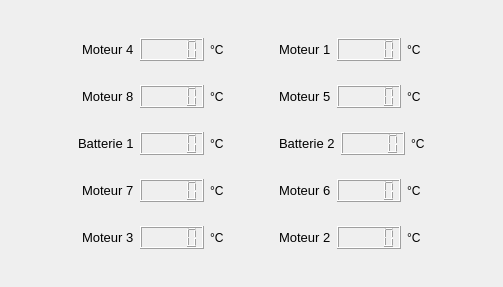
      <widget class="QWidget" name="tab_8">
       <attribute name="title">
        <string>Temperature</string>
       </attribute>
       <layout class="QHBoxLayout" name="horizontalLayout_14">
        <item>
         <widget class="QWidget" name="widget_4" native="true">
          <layout class="QHBoxLayout" name="horizontalLayout_27">
           <item>
            <widget class="QWidget" name="widget_27" native="true">
             <property name="maximumSize">
              <size>
               <width>300</width>
               <height>16777215</height>
              </size>
             </property>
             <layout class="QVBoxLayout" name="verticalLayout_6">
              <item>
               <widget class="QWidget" name="widget_28" native="true">
                <property name="maximumSize">
                 <size>
                  <width>16777215</width>
                  <height>16777215</height>
                 </size>
                </property>
                <layout class="QHBoxLayout" name="horizontalLayout_28">
                 <item>
                  <spacer name="horizontalSpacer_21">
                   <property name="orientation">
                    <enum>Qt::Horizontal</enum>
                   </property>
                   <property name="sizeHint" stdset="0">
                    <size>
                     <width>40</width>
                     <height>20</height>
                    </size>
                   </property>
                  </spacer>
                 </item>
                 <item>
                  <widget class="QLabel" name="M4_3">
                   <property name="maximumSize">
                    <size>
                     <width>60</width>
                     <height>33</height>
                    </size>
                   </property>
                   <property name="font">
                    <font>
                     <pointsize>10</pointsize>
                    </font>
                   </property>
                   <property name="text">
                    <string>Moteur 4</string>
                   </property>
                  </widget>
                 </item>
                 <item>
                  <widget class="QLCDNumber" name="TempM4">
                   <property name="minimumSize">
                    <size>
                     <width>0</width>
                     <height>0</height>
                    </size>
                   </property>
                   <property name="maximumSize">
                    <size>
                     <width>78</width>
                     <height>37</height>
                    </size>
                   </property>
                  </widget>
                 </item>
                 <item>
                  <widget class="QLabel" name="label_131">
                   <property name="maximumSize">
                    <size>
                     <width>60</width>
                     <height>16777215</height>
                    </size>
                   </property>
                   <property name="text">
                    <string>°C</string>
                   </property>
                  </widget>
                 </item>
                </layout>
               </widget>
              </item>
              <item>
               <widget class="QWidget" name="widget_29" native="true">
                <property name="maximumSize">
                 <size>
                  <width>16777215</width>
                  <height>16777215</height>
                 </size>
                </property>
                <layout class="QHBoxLayout" name="horizontalLayout_29">
                 <item>
                  <spacer name="horizontalSpacer_22">
                   <property name="orientation">
                    <enum>Qt::Horizontal</enum>
                   </property>
                   <property name="sizeHint" stdset="0">
                    <size>
                     <width>40</width>
                     <height>20</height>
                    </size>
                   </property>
                  </spacer>
                 </item>
                 <item>
                  <widget class="QLabel" name="M8_3">
                   <property name="maximumSize">
                    <size>
                     <width>60</width>
                     <height>33</height>
                    </size>
                   </property>
                   <property name="font">
                    <font>
                     <pointsize>10</pointsize>
                    </font>
                   </property>
                   <property name="text">
                    <string>Moteur 8</string>
                   </property>
                  </widget>
                 </item>
                 <item>
                  <widget class="QLCDNumber" name="TempM8">
                   <property name="minimumSize">
                    <size>
                     <width>0</width>
                     <height>0</height>
                    </size>
                   </property>
                   <property name="maximumSize">
                    <size>
                     <width>78</width>
                     <height>37</height>
                    </size>
                   </property>
                  </widget>
                 </item>
                 <item>
                  <widget class="QLabel" name="label_133">
                   <property name="maximumSize">
                    <size>
                     <width>60</width>
                     <height>16777215</height>
                    </size>
                   </property>
                   <property name="text">
                    <string>°C</string>
                   </property>
                  </widget>
                 </item>
                </layout>
               </widget>
              </item>
              <item>
               <widget class="QWidget" name="widget_30" native="true">
                <property name="maximumSize">
                 <size>
                  <width>16777215</width>
                  <height>16777215</height>
                 </size>
                </property>
                <layout class="QHBoxLayout" name="horizontalLayout_30">
                 <item>
                  <spacer name="horizontalSpacer_23">
                   <property name="orientation">
                    <enum>Qt::Horizontal</enum>
                   </property>
                   <property name="sizeHint" stdset="0">
                    <size>
                     <width>40</width>
                     <height>20</height>
                    </size>
                   </property>
                  </spacer>
                 </item>
                 <item>
                  <widget class="QLabel" name="label_134">
                   <property name="maximumSize">
                    <size>
                     <width>70</width>
                     <height>33</height>
                    </size>
                   </property>
                   <property name="font">
                    <font>
                     <pointsize>10</pointsize>
                    </font>
                   </property>
                   <property name="text">
                    <string>Batterie 1</string>
                   </property>
                  </widget>
                 </item>
                 <item>
                  <widget class="QLCDNumber" name="TempB1">
                   <property name="minimumSize">
                    <size>
                     <width>0</width>
                     <height>0</height>
                    </size>
                   </property>
                   <property name="maximumSize">
                    <size>
                     <width>78</width>
                     <height>37</height>
                    </size>
                   </property>
                  </widget>
                 </item>
                 <item>
                  <widget class="QLabel" name="label_135">
                   <property name="maximumSize">
                    <size>
                     <width>60</width>
                     <height>16777215</height>
                    </size>
                   </property>
                   <property name="text">
                    <string>°C</string>
                   </property>
                  </widget>
                 </item>
                </layout>
               </widget>
              </item>
              <item>
               <widget class="QWidget" name="widget_31" native="true">
                <property name="maximumSize">
                 <size>
                  <width>16777215</width>
                  <height>16777215</height>
                 </size>
                </property>
                <layout class="QHBoxLayout" name="horizontalLayout_31">
                 <item>
                  <spacer name="horizontalSpacer_24">
                   <property name="orientation">
                    <enum>Qt::Horizontal</enum>
                   </property>
                   <property name="sizeHint" stdset="0">
                    <size>
                     <width>40</width>
                     <height>20</height>
                    </size>
                   </property>
                  </spacer>
                 </item>
                 <item>
                  <widget class="QLabel" name="M7_3">
                   <property name="maximumSize">
                    <size>
                     <width>60</width>
                     <height>33</height>
                    </size>
                   </property>
                   <property name="font">
                    <font>
                     <pointsize>10</pointsize>
                    </font>
                   </property>
                   <property name="text">
                    <string>Moteur 7</string>
                   </property>
                  </widget>
                 </item>
                 <item>
                  <widget class="QLCDNumber" name="TempM7">
                   <property name="minimumSize">
                    <size>
                     <width>0</width>
                     <height>0</height>
                    </size>
                   </property>
                   <property name="maximumSize">
                    <size>
                     <width>78</width>
                     <height>37</height>
                    </size>
                   </property>
                  </widget>
                 </item>
                 <item>
                  <widget class="QLabel" name="label_137">
                   <property name="maximumSize">
                    <size>
                     <width>60</width>
                     <height>16777215</height>
                    </size>
                   </property>
                   <property name="text">
                    <string>°C</string>
                   </property>
                  </widget>
                 </item>
                </layout>
               </widget>
              </item>
              <item>
               <widget class="QWidget" name="widget_32" native="true">
                <property name="maximumSize">
                 <size>
                  <width>16777215</width>
                  <height>16777215</height>
                 </size>
                </property>
                <layout class="QHBoxLayout" name="horizontalLayout_32">
                 <item>
                  <spacer name="horizontalSpacer_25">
                   <property name="orientation">
                    <enum>Qt::Horizontal</enum>
                   </property>
                   <property name="sizeHint" stdset="0">
                    <size>
                     <width>40</width>
                     <height>20</height>
                    </size>
                   </property>
                  </spacer>
                 </item>
                 <item>
                  <widget class="QLabel" name="M3_3">
                   <property name="maximumSize">
                    <size>
                     <width>60</width>
                     <height>33</height>
                    </size>
                   </property>
                   <property name="font">
                    <font>
                     <pointsize>10</pointsize>
                    </font>
                   </property>
                   <property name="text">
                    <string>Moteur 3</string>
                   </property>
                  </widget>
                 </item>
                 <item>
                  <widget class="QLCDNumber" name="TempM3">
                   <property name="minimumSize">
                    <size>
                     <width>0</width>
                     <height>0</height>
                    </size>
                   </property>
                   <property name="maximumSize">
                    <size>
                     <width>78</width>
                     <height>37</height>
                    </size>
                   </property>
                  </widget>
                 </item>
                 <item>
                  <widget class="QLabel" name="label_139">
                   <property name="maximumSize">
                    <size>
                     <width>60</width>
                     <height>16777215</height>
                    </size>
                   </property>
                   <property name="text">
                    <string>°C</string>
                   </property>
                  </widget>
                 </item>
                </layout>
               </widget>
              </item>
             </layout>
            </widget>
           </item>
           <item>
            <widget class="QLabel" name="label_3">
             <property name="enabled">
              <bool>true</bool>
             </property>
             <property name="sizePolicy">
              <sizepolicy hsizetype="Expanding" vsizetype="Minimum">
               <horstretch>0</horstretch>
               <verstretch>0</verstretch>
              </sizepolicy>
             </property>
             <property name="maximumSize">
              <size>
               <width>282</width>
               <height>400</height>
              </size>
             </property>
             <property name="text">
              <string/>
             </property>
             <property name="pixmap">
              <pixmap>AUV8.1_Top_filaire_transparent_Rotate.png</pixmap>
             </property>
             <property name="scaledContents">
              <bool>true</bool>
             </property>
            </widget>
           </item>
           <item>
            <widget class="QWidget" name="widget_80" native="true">
             <property name="minimumSize">
              <size>
               <width>0</width>
               <height>0</height>
              </size>
             </property>
             <property name="maximumSize">
              <size>
               <width>300</width>
               <height>16651616</height>
              </size>
             </property>
             <layout class="QVBoxLayout" name="verticalLayout_7">
              <item>
               <widget class="QWidget" name="widget_33" native="true">
                <layout class="QHBoxLayout" name="horizontalLayout_33">
                 <item>
                  <widget class="QLabel" name="M1_3">
                   <property name="maximumSize">
                    <size>
                     <width>60</width>
                     <height>33</height>
                    </size>
                   </property>
                   <property name="font">
                    <font>
                     <pointsize>10</pointsize>
                    </font>
                   </property>
                   <property name="text">
                    <string>Moteur 1</string>
                   </property>
                  </widget>
                 </item>
                 <item>
                  <widget class="QLCDNumber" name="TempM1">
                   <property name="minimumSize">
                    <size>
                     <width>0</width>
                     <height>0</height>
                    </size>
                   </property>
                   <property name="maximumSize">
                    <size>
                     <width>78</width>
                     <height>37</height>
                    </size>
                   </property>
                  </widget>
                 </item>
                 <item>
                  <widget class="QLabel" name="label_141">
                   <property name="minimumSize">
                    <size>
                     <width>0</width>
                     <height>0</height>
                    </size>
                   </property>
                   <property name="maximumSize">
                    <size>
                     <width>60</width>
                     <height>16777215</height>
                    </size>
                   </property>
                   <property name="text">
                    <string>°C</string>
                   </property>
                  </widget>
                 </item>
                 <item>
                  <spacer name="horizontalSpacer_26">
                   <property name="orientation">
                    <enum>Qt::Horizontal</enum>
                   </property>
                   <property name="sizeHint" stdset="0">
                    <size>
                     <width>40</width>
                     <height>20</height>
                    </size>
                   </property>
                  </spacer>
                 </item>
                </layout>
               </widget>
              </item>
              <item>
               <widget class="QWidget" name="widget_34" native="true">
                <layout class="QHBoxLayout" name="horizontalLayout_34">
                 <item>
                  <widget class="QLabel" name="M5_3">
                   <property name="maximumSize">
                    <size>
                     <width>60</width>
                     <height>33</height>
                    </size>
                   </property>
                   <property name="font">
                    <font>
                     <pointsize>10</pointsize>
                    </font>
                   </property>
                   <property name="text">
                    <string>Moteur 5</string>
                   </property>
                  </widget>
                 </item>
                 <item>
                  <widget class="QLCDNumber" name="TempM5">
                   <property name="minimumSize">
                    <size>
                     <width>0</width>
                     <height>0</height>
                    </size>
                   </property>
                   <property name="maximumSize">
                    <size>
                     <width>78</width>
                     <height>37</height>
                    </size>
                   </property>
                  </widget>
                 </item>
                 <item>
                  <widget class="QLabel" name="label_143">
                   <property name="minimumSize">
                    <size>
                     <width>0</width>
                     <height>0</height>
                    </size>
                   </property>
                   <property name="maximumSize">
                    <size>
                     <width>60</width>
                     <height>16777215</height>
                    </size>
                   </property>
                   <property name="text">
                    <string>°C</string>
                   </property>
                  </widget>
                 </item>
                 <item>
                  <spacer name="horizontalSpacer_27">
                   <property name="orientation">
                    <enum>Qt::Horizontal</enum>
                   </property>
                   <property name="sizeHint" stdset="0">
                    <size>
                     <width>40</width>
                     <height>20</height>
                    </size>
                   </property>
                  </spacer>
                 </item>
                </layout>
               </widget>
              </item>
              <item>
               <widget class="QWidget" name="widget_35" native="true">
                <layout class="QHBoxLayout" name="horizontalLayout_35">
                 <item>
                  <widget class="QLabel" name="label_144">
                   <property name="maximumSize">
                    <size>
                     <width>70</width>
                     <height>33</height>
                    </size>
                   </property>
                   <property name="font">
                    <font>
                     <pointsize>10</pointsize>
                    </font>
                   </property>
                   <property name="text">
                    <string>Batterie 2</string>
                   </property>
                  </widget>
                 </item>
                 <item>
                  <widget class="QLCDNumber" name="TempB2">
                   <property name="minimumSize">
                    <size>
                     <width>0</width>
                     <height>0</height>
                    </size>
                   </property>
                   <property name="maximumSize">
                    <size>
                     <width>78</width>
                     <height>37</height>
                    </size>
                   </property>
                  </widget>
                 </item>
                 <item>
                  <widget class="QLabel" name="label_145">
                   <property name="minimumSize">
                    <size>
                     <width>0</width>
                     <height>0</height>
                    </size>
                   </property>
                   <property name="maximumSize">
                    <size>
                     <width>60</width>
                     <height>16777215</height>
                    </size>
                   </property>
                   <property name="text">
                    <string>°C</string>
                   </property>
                  </widget>
                 </item>
                 <item>
                  <spacer name="horizontalSpacer_28">
                   <property name="orientation">
                    <enum>Qt::Horizontal</enum>
                   </property>
                   <property name="sizeHint" stdset="0">
                    <size>
                     <width>40</width>
                     <height>20</height>
                    </size>
                   </property>
                  </spacer>
                 </item>
                </layout>
               </widget>
              </item>
              <item>
               <widget class="QWidget" name="widget_36" native="true">
                <layout class="QHBoxLayout" name="horizontalLayout_36">
                 <item>
                  <widget class="QLabel" name="M6_3">
                   <property name="maximumSize">
                    <size>
                     <width>60</width>
                     <height>33</height>
                    </size>
                   </property>
                   <property name="font">
                    <font>
                     <pointsize>10</pointsize>
                    </font>
                   </property>
                   <property name="text">
                    <string>Moteur 6</string>
                   </property>
                  </widget>
                 </item>
                 <item>
                  <widget class="QLCDNumber" name="TempM6">
                   <property name="minimumSize">
                    <size>
                     <width>0</width>
                     <height>0</height>
                    </size>
                   </property>
                   <property name="maximumSize">
                    <size>
                     <width>78</width>
                     <height>37</height>
                    </size>
                   </property>
                  </widget>
                 </item>
                 <item>
                  <widget class="QLabel" name="label_147">
                   <property name="minimumSize">
                    <size>
                     <width>0</width>
                     <height>0</height>
                    </size>
                   </property>
                   <property name="maximumSize">
                    <size>
                     <width>60</width>
                     <height>16777215</height>
                    </size>
                   </property>
                   <property name="text">
                    <string>°C</string>
                   </property>
                  </widget>
                 </item>
                 <item>
                  <spacer name="horizontalSpacer_29">
                   <property name="orientation">
                    <enum>Qt::Horizontal</enum>
                   </property>
                   <property name="sizeHint" stdset="0">
                    <size>
                     <width>40</width>
                     <height>20</height>
                    </size>
                   </property>
                  </spacer>
                 </item>
                </layout>
               </widget>
              </item>
              <item>
               <widget class="QWidget" name="widget_37" native="true">
                <layout class="QHBoxLayout" name="horizontalLayout_37">
                 <item>
                  <widget class="QLabel" name="M2_3">
                   <property name="maximumSize">
                    <size>
                     <width>60</width>
                     <height>33</height>
                    </size>
                   </property>
                   <property name="font">
                    <font>
                     <pointsize>10</pointsize>
                    </font>
                   </property>
                   <property name="text">
                    <string>Moteur 2</string>
                   </property>
                  </widget>
                 </item>
                 <item>
                  <widget class="QLCDNumber" name="TempM2">
                   <property name="minimumSize">
                    <size>
                     <width>0</width>
                     <height>0</height>
                    </size>
                   </property>
                   <property name="maximumSize">
                    <size>
                     <width>78</width>
                     <height>37</height>
                    </size>
                   </property>
                  </widget>
                 </item>
                 <item>
                  <widget class="QLabel" name="label_149">
                   <property name="minimumSize">
                    <size>
                     <width>0</width>
                     <height>0</height>
                    </size>
                   </property>
                   <property name="maximumSize">
                    <size>
                     <width>60</width>
                     <height>16777215</height>
                    </size>
                   </property>
                   <property name="text">
                    <string>°C</string>
                   </property>
                  </widget>
                 </item>
                 <item>
                  <spacer name="horizontalSpacer_30">
                   <property name="orientation">
                    <enum>Qt::Horizontal</enum>
                   </property>
                   <property name="sizeHint" stdset="0">
                    <size>
                     <width>40</width>
                     <height>20</height>
                    </size>
                   </property>
                  </spacer>
                 </item>
                </layout>
               </widget>
              </item>
             </layout>
            </widget>
           </item>
          </layout>
         </widget>
        </item>
       </layout>
      </widget>
